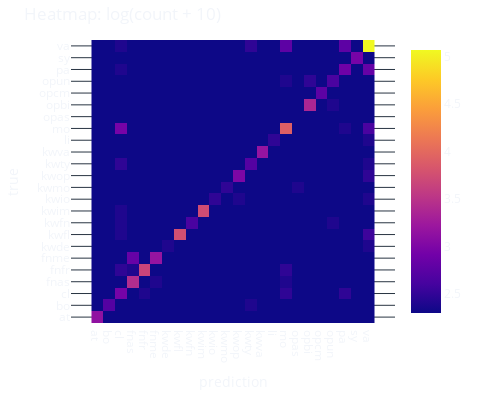

The code cell stored with this chart in its notebook:
### Markdown cell above
### eval only on non-det

### Code cell
pred_tags = []
true_tags = []

for pred, true_t, det in zip(
    predictions, val_tag_true_idx, val_tag_det_idx, strict=True
):
    for p, t, d in zip(pred, true_t, det):
        if tag_vocab[d] == "uk":
            tp = tag_vocab[p.item()]
            tt = tag_vocab[t]
            true_tags.append(tt)
            pred_tags.append(tp)
print(len(pred_tags), len(true_tags))

labels_left = sorted(set(pred_tags + true_tags))

acc = metrics.accuracy_score(true_tags, pred_tags)
print("accuracy", acc)
f1_macro = metrics.f1_score(true_tags, pred_tags, average="macro")
print("F1_macro", f1_macro)

confmat = metrics.confusion_matrix(true_tags, pred_tags, labels=labels_left)

dtplot.heatmap(
    confmat,
    labels_left,
    log_scale=True,
    pseudo_count=10,
    size=400,
).show()

### Figure 1 — Plotly figure (JSON) as saved in the notebook; plotly's stock layout.template omitted (floating-point values rounded to 4 significant figures; data arrays with more than 128 entries replaced by an {"elided": "..."} marker saying what was removed)
{"data": [{"text": {"elided": "24x24 int values"}, "type": "heatmap", "x": ["at", "bo", "cl", "fnas", "fnfr", "fnme", "kwde", "kwfl", "kwfn", "kwim", "kwio", "kwmo", "kwop", "kwty", "kwva", "li", "mo", "opas", "opbi", "opcm", "opun", "pa", "sy", "va"], "y": ["at", "bo", "cl", "fnas", "fnfr", "fnme", "kwde", "kwfl", "kwfn", "kwim", "kwio", "kwmo", "kwop", "kwty", "kwva", "li", "mo", "opas", "opbi", "opcm", "opun", "pa", "sy", "va"], "z": {"elided": "24x24 float values"}}], "layout": {"height": 400, "title": {"text": "Heatmap: log(count + 10)"}, "width": 480, "xaxis": {"dtick": 1, "title": {"text": "prediction"}, "type": "category"}, "yaxis": {"dtick": 1, "scaleanchor": "x", "title": {"text": "true"}, "type": "category"}}}
